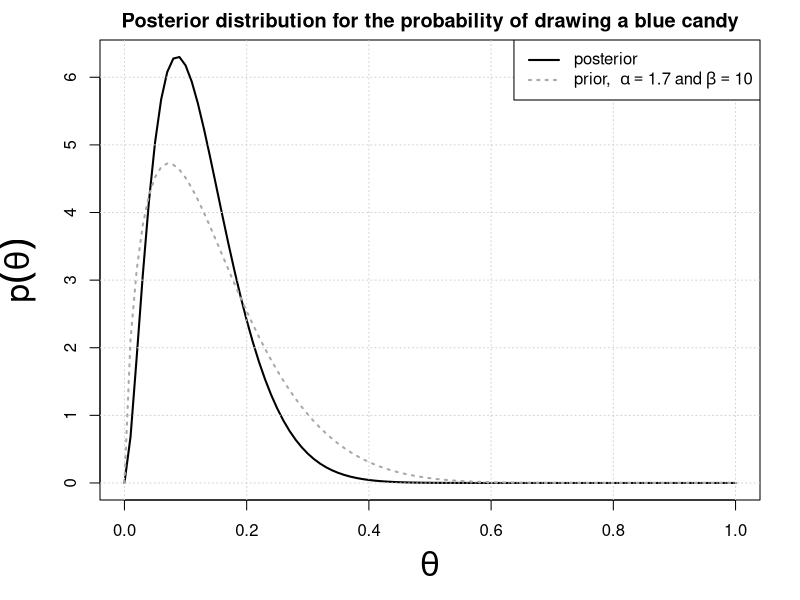
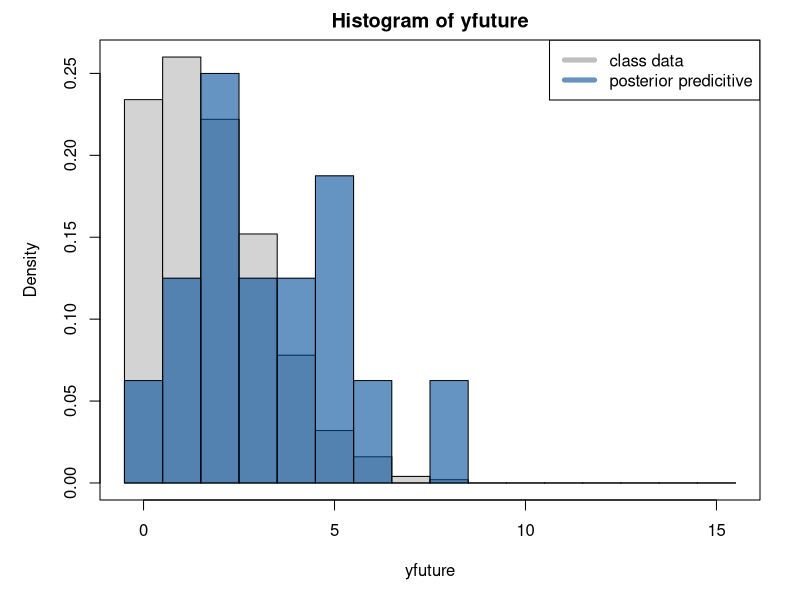

Generate these figures, in order, with R:
## ---- chunk 1
# my hyperprior parameters for alpha and beta
mya = 1.7
myb = 10
## ---- chunk 2
# record your data before eating it!

# total number of trials
n = 10

########### PLAIN ##################
y = 1 # number of blue
nred = 3
norange = 5
nyellow = 2
ngreen = 3
nbrown = 1

# class data, number of successes from each bag
mydata = c(3,3,4,5,6,2,2,8,1, 0, 2,4,1,5,2,5)

# number of bags in the class
nbags = length(mydata)
## ---- chunk 3
# set margins
par( mar = c(5,5,2,2))

# plot the posterior distribution
curve( dbeta( x, shape1 = (y + mya), shape2 = (n-y+myb)),
      xlab = expression(theta), ylab = expression(p(theta)) , 
      main = "Posterior distribution for the probability of drawing a blue candy", 
      cex.lab=2, lwd=2)

grid()


# add the prior distribution to the plot, to compare
curve(dbeta(x, shape1 = mya, shape2 = myb),
      lwd=2, lty=3, add=TRUE, col="darkgrey")


# add a legend
legend("topright", legend = c("posterior",
                              as.expression(bquote("prior, "~alpha == .(mya)~"and"~beta == .(myb))) ),
   lty=c(1,3), lwd=2, col=c("black", "darkgrey"))
## ---- chunk 4
nsims=500
yfuture = vector(length = nsims)

# draw a random theta
thetatemp <- rbeta( n = nsims, shape1 = (y + mya), shape2 = (n-y+myb)) 
  
# draw a random y (number of blues)
yfuture <- rbinom(n = nsims, size = 15, prob=thetatemp) 
## ---- chunk 5
# plot to compare
hist(yfuture, probability = TRUE, breaks=seq(-0.5,15.5, by=1))
hist(mydata, probability = TRUE, breaks=seq(-0.5,15.5, by=1), add=TRUE, col=rgb(0,0.3,0.6,0.6))
legend("topright", legend = c("class data", "posterior predicitive"), col=c("grey", rgb(0,0.3,0.6,0.6)), lty=1, lwd=5)

box()
